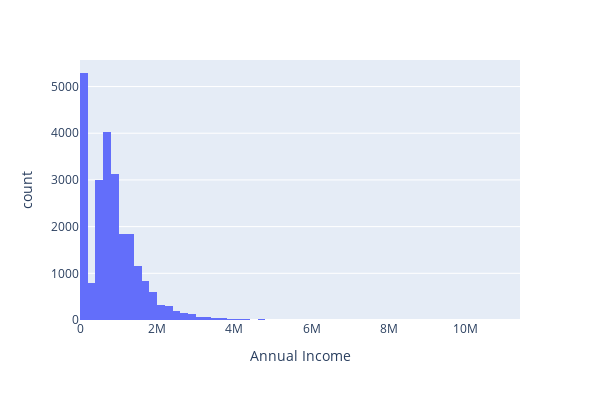

Write notebook code for a chart like this one.
### Code cell
fig = px.histogram(df, x=df["Annual Income"], nbins=70, 
                   width=600, height=400)

fig.show()

### Figure 1 — Plotly figure (JSON) as saved in the notebook; plotly's stock layout.template omitted (floating-point values rounded to 4 significant figures; data arrays with more than 128 entries replaced by an {"elided": "..."} marker saying what was removed)
{"data": [{"alignmentgroup": "True", "bingroup": "x", "hovertemplate": "Annual Income=%{x}<br>count=%{y}<extra></extra>", "legendgroup": "", "marker": {"color": "#636efa", "pattern": {"shape": ""}}, "name": "", "nbinsx": 70, "offsetgroup": "", "orientation": "v", "showlegend": false, "type": "histogram", "x": {"elided": "23906 int values"}, "xaxis": "x", "yaxis": "y"}], "layout": {"barmode": "relative", "height": 400, "legend": {"tracegroupgap": 0}, "margin": {"t": 60}, "width": 600, "xaxis": {"anchor": "y", "domain": [0, 1], "title": {"text": "Annual Income"}}, "yaxis": {"anchor": "x", "domain": [0, 1], "title": {"text": "count"}}}}
